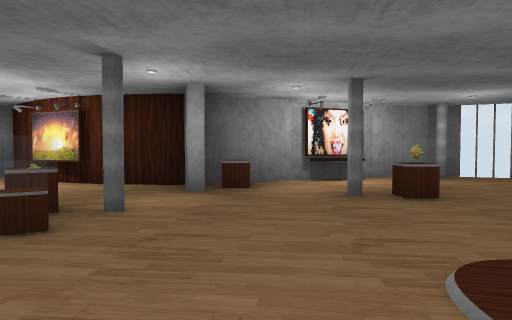
[1] (above)

14 first-person views from a walk through a scene from a Unity 3-D project. The camera is 1.2 m above the floor, tilts 2° down and sees 70° across. The floor is counted in squares, 2 m on a side. Each view is taken from the middle of a square. On the plan, view 1 faces up. The plan holds only what a view shows up to about 10 squares ahead; the rest is blank. The player character is not drawn.

[2]
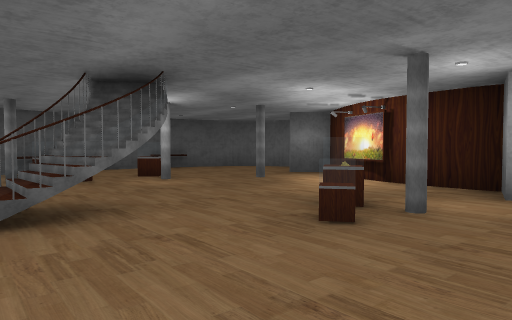

[3]
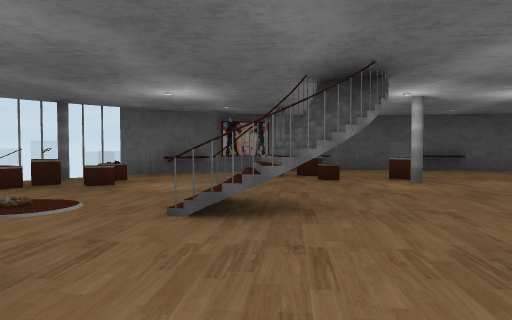

[4]
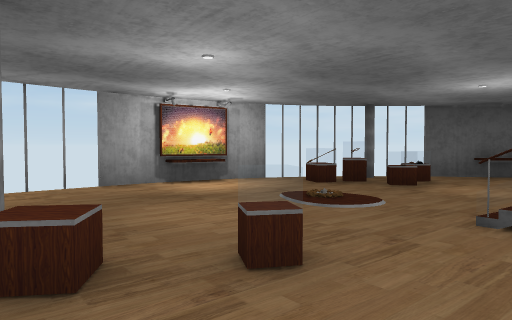

[5]
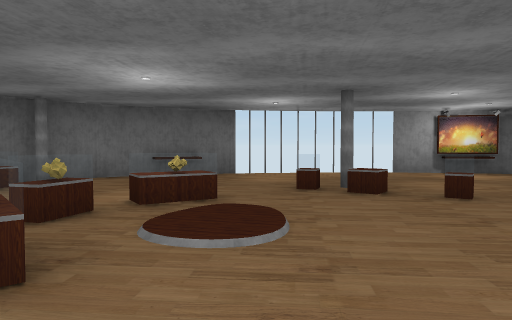

[6]
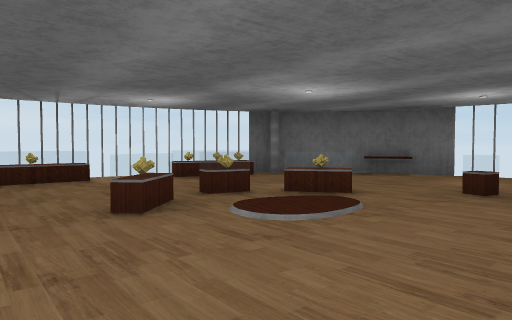

[7]
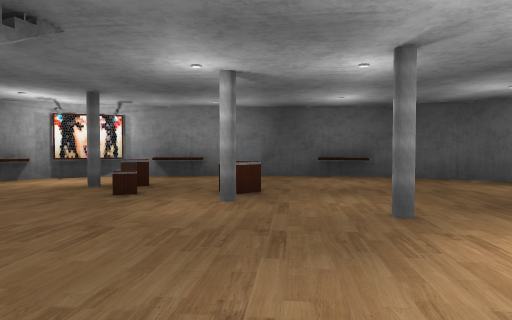

[8]
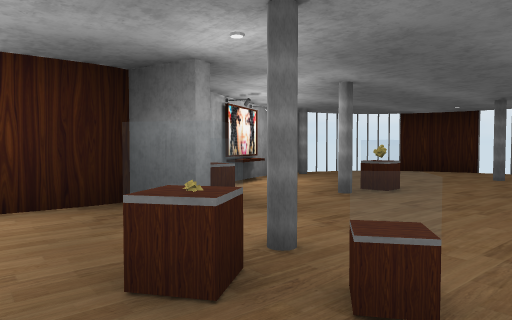

[9]
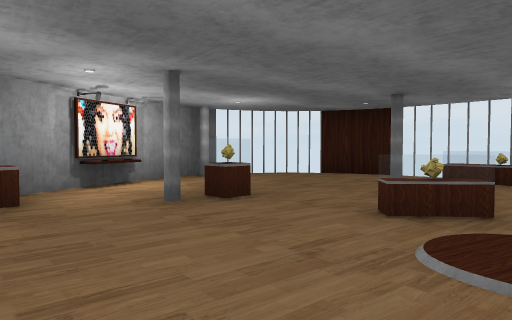

[10]
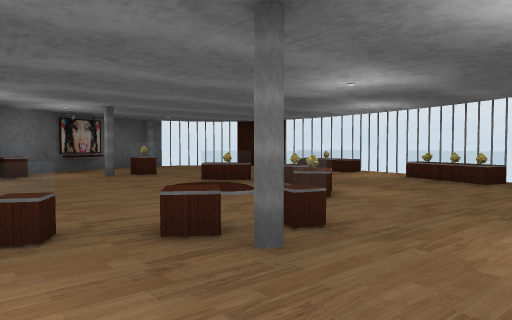

[11]
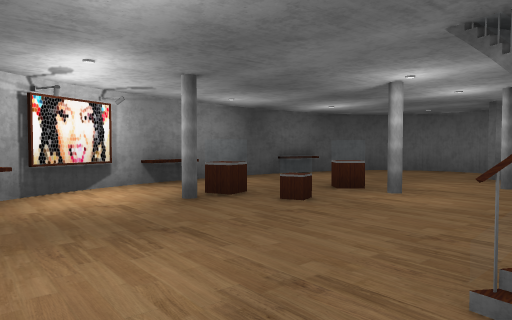

[12]
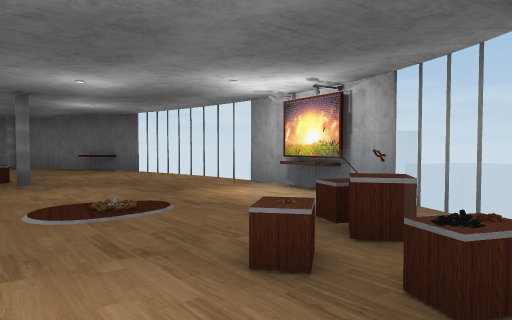

[13]
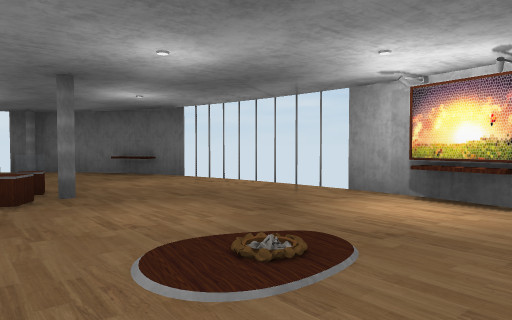

[14]
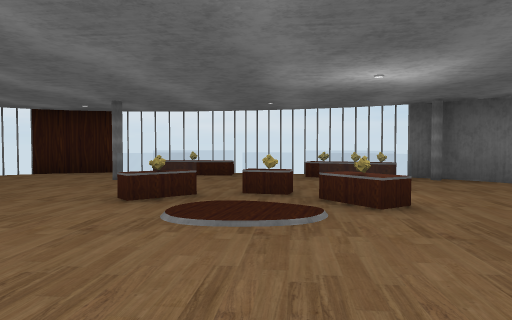

### Floor plan
Key: @ floor where view 1 was taken; # wall or solid block; . floor; = window, fence, low wall or low ledge; ^ raised ledge; P pillar; I podium; O other object.
Columns run from 10 left of view 1 to 7 right of it. Each row starts with its distance up from view 1.
  9  #####
  8  #...#      ####
  7  #...##    O#.P #
  6 #^.....O##=.....##
  5 #....P...#IP.....#
  4 #..IP.......I..P.
  3 #.......IP......I#
  2 #IPI..#.....II..I#
  1 #O....==.....I..##
  0 ##.......I@.I...I
 -1  ##......IPI...I#
 -2   #II..........P#
 -3    PII.........#
 -4     ##O....####
 -5      ###   #

Where each view was taken, in squares from view 1:
view 1: 0 up, 0 right, facing up
view 2: 0 up, 0 right, facing up-left
view 3: 1 up, 0 right, facing left
view 4: 1 up, 0 right, facing down-left
view 5: 4 up, 1 right, facing down
view 6: 4 up, 1 left, facing down-right
view 7: 4 up, 2 left, facing left
view 8: 2 up, 3 left, facing up-right
view 9: 1 up, 1 left, facing up-right
view 10: 3 down, 2 left, facing up-right
view 11: 1 down, 4 left, facing up-left
view 12: 0 up, 7 left, facing down-right
view 13: 0 up, 5 left, facing down-right
view 14: 1 up, 2 left, facing right
